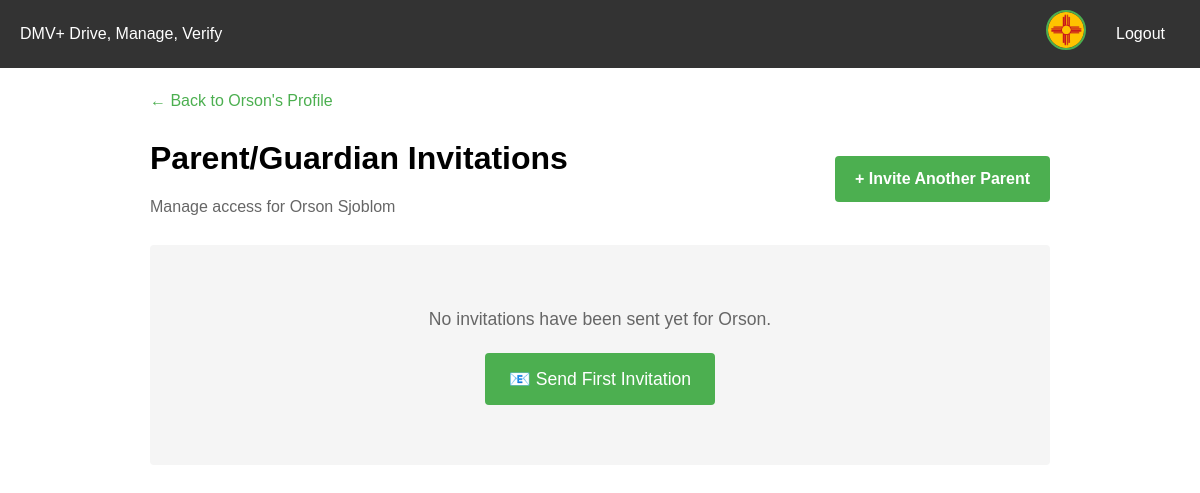
Page /parent/student/1/invitations/ (signed in) on the earlier database version.
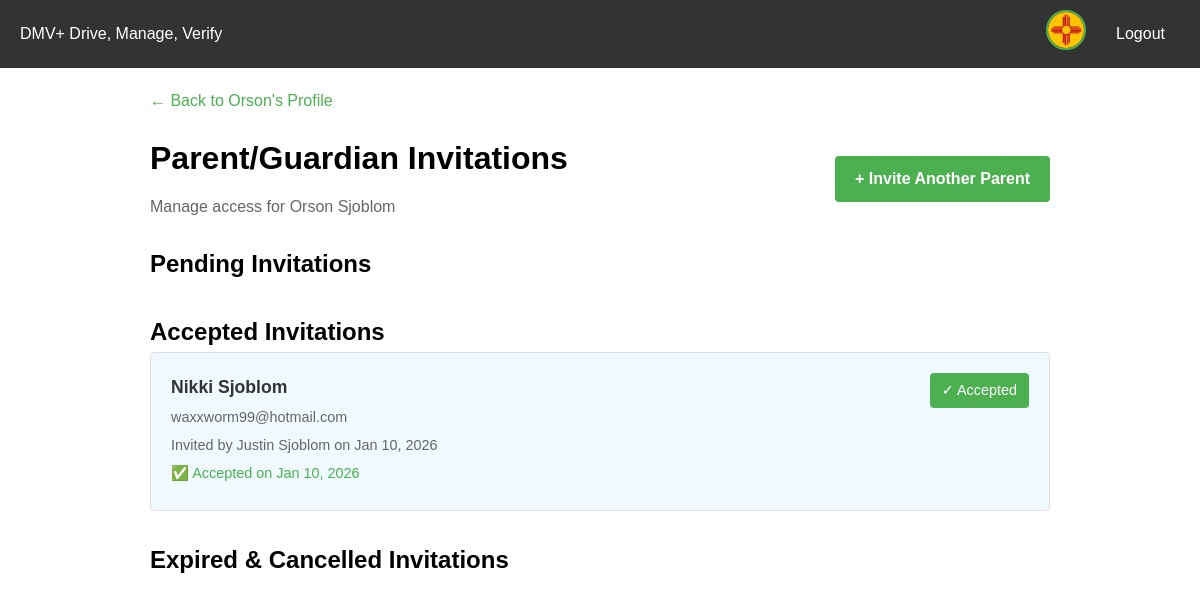
Same page on the later database version.
### student/models/student_profile.py (models this page shows, shortened)
class StudentProfile(models.Model):
    user = models.OneToOneField(settings.AUTH_USER_MODEL, on_delete=models.CASCADE, null=True, blank=True, help_text="User account if student has claimed their profile.")
    first_name = models.CharField(max_length=100)
    last_name = models.CharField(max_length=100)
    permit_number = models.CharField(max_length=20, blank=True)
    photo = models.ImageField(upload_to="profile_photos/students/", blank=True, null=True)
    created_at = models.DateTimeField(auto_now_add=True)
    drivers_ed_date_completed = models.DateTimeField(blank=True, null=True)
    drivers_ed_completed = models.BooleanField(default=False)
    road_test_taken = models.DateTimeField(blank=True, null=True)
    road_test_passed = models.BooleanField(default=False)

### parent/models/parent_invitation.py (models this page shows, shortened)
class ParentInvitation(models.Model):
    STATUS_CHOICES = [
        ('PENDING', 'Pending'),
        ('ACCEPTED', 'Accepted'),
        ('EXPIRED', 'Expired'),
        ('CANCELLED', 'Cancelled'),
    ]
    invitation_id = models.UUIDField(primary_key=True, default=uuid.uuid4, editable=False)
    token = models.UUIDField(default=uuid.uuid4, editable=False, unique=True)
    inviter = models.ForeignKey(
        'parent.ParentProfile',
        on_delete=models.CASCADE,
        related_name='sent_invitations'
    )
    student = models.ForeignKey(
        'student.StudentProfile',
        on_delete=models.CASCADE,
        related_name='parent_invitations'
    )
    invited_email = models.EmailField()
    invited_first_name = models.CharField(max_length=255, blank=True)
    invited_last_name = models.CharField(max_length=255, blank=True)
    status = models.CharField(max_length=20, choices=STATUS_CHOICES, default='PENDING')
    accepted_by = models.ForeignKey(
        'parent.ParentProfile',
        on_delete=models.SET_NULL,
        null=True,
        blank=True,
        related_name='accepted_invitations'
    )
    created_at = models.DateTimeField(auto_now_add=True)
    expires_at = models.DateTimeField()
    accepted_at = models.DateTimeField(null=True, blank=True)
    message = models.TextField(blank=True, help_text="Personal message to include in invitation")
    class Meta:
        ordering = ['-created_at']
        indexes = [
            models.Index(fields=['token']),
            models.Index(fields=['invited_email', 'status']),
        ]

### parent/models/parent_profile.py (models this page shows, shortened)
class ParentProfile(models.Model):
    user = models.OneToOneField(AccountUser, on_delete=models.CASCADE)
    address1 = models.CharField(max_length=100, blank=True, null=True)
    address2 = models.CharField(max_length=100, blank=True, null=True)
    city = models.CharField(max_length=100, blank=True, null=True)
    state = models.CharField(max_length=2, blank=True, null=True)
    zipcode = models.CharField(max_length=20, blank=True, null=True)
    phone = models.CharField(max_length=20, blank=True, null=True)
    photo = models.ImageField(upload_to='profile_photos/parents/', blank=True, null=True)

### core/models/custom_user.py (models this page shows, shortened)
class AccountUser(AbstractBaseUser, PermissionsMixin):
    email = models.EmailField(unique=True, max_length=255)
    first_name = models.CharField(max_length=255, blank=True)
    last_name = models.CharField(max_length=255, blank=True)
    user_type = models.CharField(max_length=50, choices=settings.USER_TYPES, default='UNDEFINED')
    is_staff = models.BooleanField(default=False)
    is_active = models.BooleanField(default=True)
    date_joined = models.DateTimeField(default=timezone.now)
    objects = AccountUserManager()
    USERNAME_FIELD = 'email'
    REQUIRED_FIELDS = []
    def get_full_name(self):
        full_name = f"{self.first_name} {self.last_name}"
        return full_name.strip()

### parent/views.py (the view)
# urls.py: path('student/<int:student_id>/invitations/', views.view_invitations, name='view_invitations'),
@login_required
def view_invitations(request, student_id):
    if request.user.user_type != 'PARENT':
        raise PermissionDenied("Only parents can view invitations.")
    try:
        parent_profile = ParentProfile.objects.get(user=request.user)
    except ParentProfile.DoesNotExist:
        messages.error(request, "Parent profile not found.")
        return redirect('dashboard')
    student = get_object_or_404(StudentProfile, id=student_id)
    relationship = ParentStudentRelationship.objects.filter(
        parent=parent_profile,
        student=student
    ).first()
    if not relationship:
        raise PermissionDenied("You don't have permission to view invitations for this student.")
    invitations = ParentInvitation.objects.filter(
        student=student
    ).select_related('inviter__user', 'accepted_by__user')
    for invitation in invitations:
        if invitation.status == 'PENDING':
            invitation.mark_expired()
    context = {
        'student': student,
        'invitations': invitations,
    }
    return render(request, 'parent/view_invitations.html', context)

### templates/parent/view_invitations.html (shortened to what this page needs)
{% extends 'base.html' %}
{% block content %}
<div class="container" style="max-width: 900px;">
    <div style="margin-bottom: 20px;">
        <a href="{% url 'view_student' student.id %}" style="color: #4CAF50;">← Back to {{ student.first_name }}'s Profile</a>
    </div>
    <div style="display: flex; justify-content: space-between; align-items: center; margin-bottom: 20px;">
        <div>
            <h1>Parent/Guardian Invitations</h1>
            <p style="color: #666; margin: 5px 0;">Manage access for {{ student.first_name }} {{ student.last_name }}</p>
        </div>
        <a href="{% url 'invite_parent' student.id %}" style="display: inline-block; padding: 10px 20px; background-color: #4CAF50; color: white; text-decoration: none; border-radius: 4px; font-weight: bold;">
            + Invite Another Parent
        </a>
    </div>
    {% if invitations %}
        {% with pending_invitations=invitations|dictsort:"status" %}
            {% if pending_invitations %}
                <div style="margin-bottom: 30px;">
                    <h2>Pending Invitations</h2>
                </div>
            {% endif %}
        {% endwith %}
        {% with accepted_invitations=invitations|dictsort:"accepted_at" %}
            {% if accepted_invitations %}
                <div style="margin-bottom: 30px;">
                    <h2>Accepted Invitations</h2>
                    {% for invitation in invitations %}
                        {% if invitation.status == 'ACCEPTED' %}
                            <div style="border: 1px solid #ddd; padding: 20px; border-radius: 4px; margin-bottom: 15px; background-color: #f0f9ff;">
                                <div style="display: flex; justify-content: space-between; align-items: start;">
                                    <div>
                                        <p style="margin: 0; font-size: 1.1em; font-weight: bold; color: #333;">
                                            {{ invitation.accepted_by.user.get_full_name }}
                                        </p>
                                        <p style="margin: 5px 0; color: #666; font-size: 0.9em;">
                                            {{ invitation.accepted_by.user.email }}
                                        </p>
                                        <p style="margin: 5px 0; color: #666; font-size: 0.9em;">
                                            Invited by {{ invitation.inviter.user.get_full_name }} on {{ invitation.created_at|date:"M d, Y" }}
                                        </p>
                                        <p style="margin: 5px 0; color: #4CAF50; font-size: 0.9em;">
                                            ✅ Accepted on {{ invitation.accepted_at|date:"M d, Y" }}
                                        </p>
                                    </div>
                                    <span style="padding: 6px 12px; background-color: #4CAF50; color: white; border-radius: 4px; font-size: 0.9em;">
                                        ✓ Accepted
                                    </span>
                                </div>
                            </div>
                        {% endif %}
                    {% endfor %}
                </div>
            {% endif %}
        {% endwith %}
        {% with old_invitations=invitations|dictsort:"created_at" %}
            {% if old_invitations %}
                <div>
                    <h2>Expired & Cancelled Invitations</h2>
                </div>
            {% endif %}
        {% endwith %}
    {% else %}
        <div style="text-align: center; padding: 60px 20px; background-color: #f5f5f5; border-radius: 4px;">
            <p style="color: #666; margin-bottom: 20px; font-size: 1.1em;">
                No invitations have been sent yet for {{ student.first_name }}.
            </p>
            <a href="{% url 'invite_parent' student.id %}" class="btn-primary" style="display: inline-block; width: auto; padding: 12px 24px; font-size: 1.1em;">
                📧 Send First Invitation
            </a>
        </div>
    {% endif %}
</div>
{% endblock %}

Differences in the rows shown:
changed StudentProfile "Orson": first_name "Orson" → (not shown)
added ParentInvitation: accepted_by.user.get_full_name "Nikki Sjoblom", accepted_by.user.email "waxxworm99@hotmail.com", inviter.user.get_full_name "Justin Sjoblom", created_at "Jan 10, 2026", accepted_at "Jan 10, 2026"
Other differences:
text no longer shown: "No invitations have been sent yet for . 📧 Send First Invitation"
text now shown: "Pending Invitations Accepted Invitations Expired & Cancelled Invitations"
